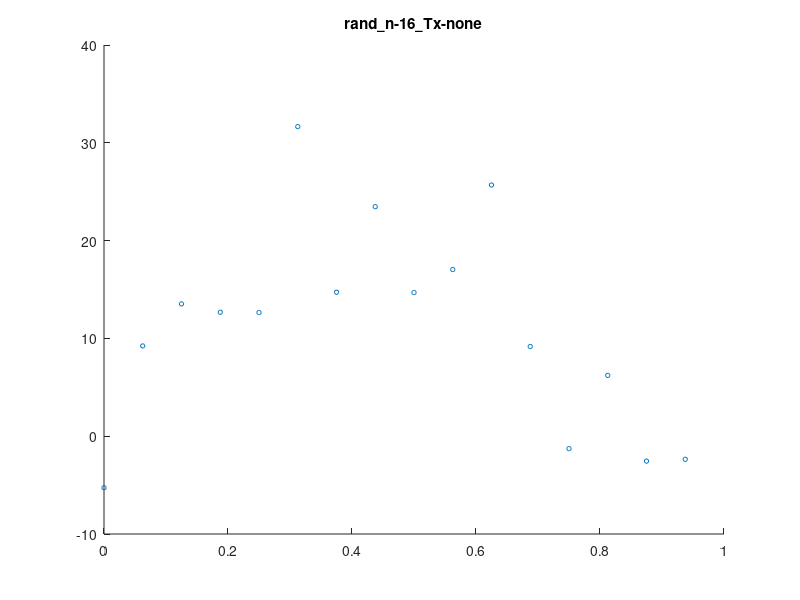
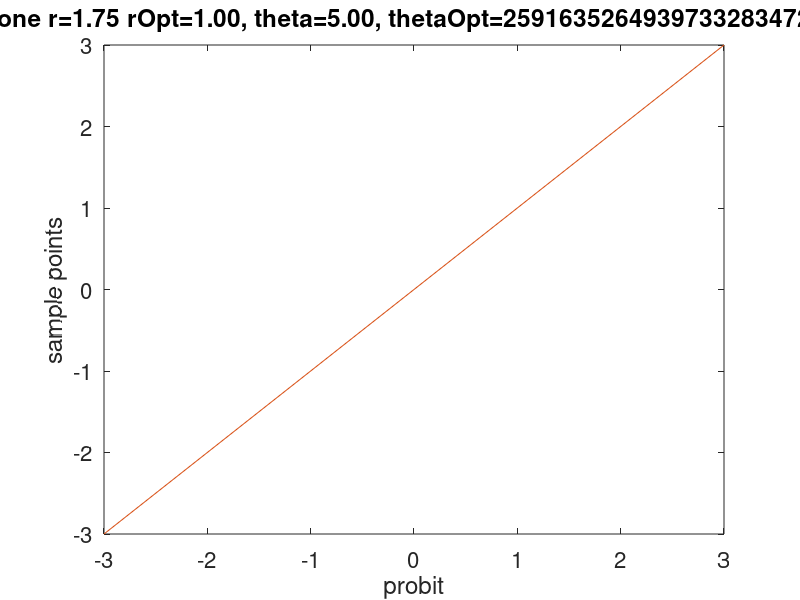
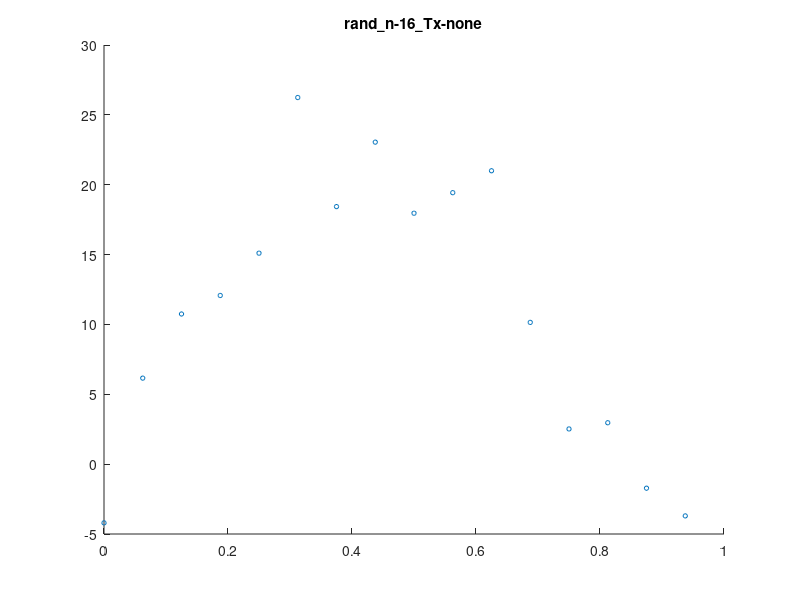
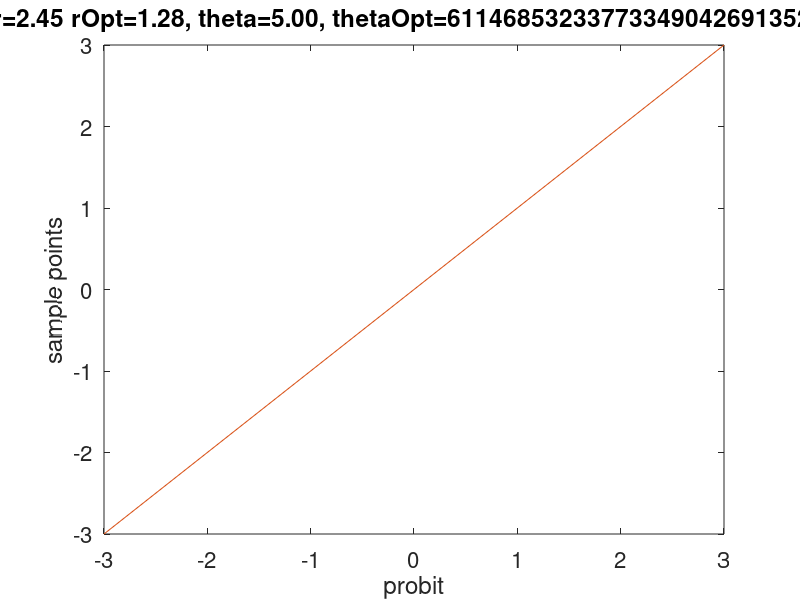

Write the MATLAB code that produced these figures, in order.
%
% Minimum working example to test Gaussian diagnostics idea
%
function MWE_gaussian_diagnostics()

format short
close all

fNames = {'ExpCos','Keister','rand'};
ptransforms = {'C1','C1sin', 'none'};
fName = fNames{3};
ptransform = ptransforms{3};

npts = 2^4;  % max 14
dim = 1;
rVec = [1.75 2.45 3.15]; %vector of possible r values
theta = 5;
for r=rVec
  
  %parameters for random function
  rfun = r/2;
  f_mean = 3;
  f_std_a = 8;
  f_std_b = 5;
  
  shift = rand(1,dim);
  
  [~,xlat] = simple_lattice_gen(npts,dim,shift,true);
  
  if strcmp(fName,'ExpCos')
    integrand = @(x) exp(sum(cos(2*pi*x), 2));
  elseif strcmp(fName, 'Keister')
    integrand = @(x) keisterFunc(x,dim,1/sqrt(2)); % a=0.8
  elseif strcmp(fName, 'rand')
    integrand = @(x) f_rand(x,rfun,theta, f_mean,f_std_a,f_std_b);
  else
    error('Invalid function name')
  end
  
  integrand_p = doPeriodTx(integrand, ptransform);
  
  y = integrand_p(xlat); %function data
  ftilde = fft(y); %fourier coefficients
  ftilde(1) = 0;  % ftilde = \mV^H(\vf - m \vone), subtract mean
  if dim==1
    hFigIntegrand = figure; scatter(xlat, y, 10)
    title(sprintf('%s_n-%d_Tx-%s', ...
      fName, npts, ptransform), 'interpreter','none')
    saveas(hFigIntegrand, sprintf('%s_n-%d_Tx-%s_rFun-%1.2f.png', ...
      fName, npts, ptransform, rfun))
  end
  
  if 0
%     lnaMLE_opt = fminsearch(@(lna) ...
%       ObjectiveFunction(exp(lna),r,xlat,(ftilde)), ...
%       0,optimset('TolX',1e-2));
%     thetaOpt = exp(lnaMLE_opt)
  else
    if 0
%       thetaOpt = 1;
%       ln_rOpt = fminsearch(@(lnr) ...
%         ObjectiveFunction(thetaOpt,1+exp(lnr),xlat,(ftilde)), ...
%         0,optimset('TolX',1e-2));
%       rOpt = 1 + exp(ln_rOpt)
%       r = rOpt;
    else %search for optimal kernel parameters
      lnParamsOpt = fminsearch(@(lnParams) ...
        ObjectiveFunction(exp(lnParams(1)),1+exp(lnParams(2)),xlat,(ftilde)), ...
        [0,0],optimset('TolX',1e-2));
      thetaOpt = exp(lnParamsOpt(1));
      rOpt = 1 + exp(lnParamsOpt(2));
    end
  end
  
  % lambda1 = kernel(r, xlat_, thetaOpt);
  vlambda = kernel2(rOpt, xlat, thetaOpt);
  s = sqrt(sum(abs(ftilde(2:end).^2)./vlambda(2:end))/(npts^2));
  vlambda = (s^2)*vlambda;

  % apply transform
  % $\vZ = \frac 1n \mV \mLambda^{-\frac 12} \mV^H(\vf - m \vone)$
  % ifft also includes 1/n division
  vz = ifft(ftilde./sqrt(vlambda));
  vz_real = real(vz);  % vz must be real as intended by the transformation 

  % create_plots('normplot')
  create_plots('qqplot', vz_real, fName, npts, ptransform, r, rOpt, theta, thetaOpt)
  
  % Shapiro-Wilk test
  %   [H, pValue, W] = swtest(w_ftilde);
  %   Hval='true';
  %   if H==true
  %     Hval='false';
  %   end
  %   fprintf('Shapiro-Wilk test: Normal=%s, pValue=%1.3f, W=%1.3f\n', Hval, pValue, W);
end

end

function create_plots(type, vz_real, fName, npts, ptransform, r, rOpt, theta, thetaOpt)
hFigNormplot = figure();
set(hFigNormplot,'defaultaxesfontsize',16, ...
  'defaulttextfontsize',16, ... %make font larger
  'defaultLineLineWidth',0.75, 'defaultLineMarkerSize',8)
if strcmp(type, 'normplot')
  normplot(vz_real)
else
  qqplot(vz_real); hold on
  plot([-3 3], [-3 3],'-')
end

title(sprintf('%s n=%d Tx=%s r=%1.2f rOpt=%1.2f, theta=%1.2f, thetaOpt=%1.2f', ...
       fName, npts, ptransform, r, rOpt, theta, thetaOpt))
saveas(hFigNormplot, sprintf('%s_%s_n-%d_Tx-%s_rOpt-%1.3f.png', ...
       type, fName, npts, ptransform, r))
end

% gaussian random function
function fval = f_rand(xpts, rfun, theta, a, b, c)
% a = sqrt(2 * factorial(2*rfun))/((2*pi)^rfun);
% theta = (2 * factorial(rfun))/((2*pi)^rfun);
% a = 8;
% b = 5;

rng(202326) % initialize random number generator for reproducability
N = 2^(15);
f_c = a*randn(1, N);
f_s = a*randn(1, N);
f_0 = b*randn(1, 1) + c;
kvec = (1:N);
argx = @(x) 2*pi*x*kvec;
f_c_ = @(x)(f_c./kvec.^(rfun)).*cos(argx(x));
f_s_ = @(x)(f_s./kvec.^(rfun)).*sin(argx(x));
f_ran = @(x) f_0 + sqrt(theta)*sum(f_c_(x)+ f_s_(x),2) ; %
fval = f_ran(xpts);
% figure; plot(fval, '.')
end

function Lambda = kernel(r, xun, theta)
constMult =  -(-1)^(r/2)*((2*pi)^r)/(2*factorial(r));
if r == 2
  bernPoly = @(x)(-x.*(1-x) + 1/6);
elseif r == 4
  bernPoly = @(x)( ( (x.*(1-x)).^2 ) - 1/30);
else
  error('Bernoulli order=%d not implemented !', r);
end
kernelFunc = @(x) bernPoly(x);

temp_ = bsxfun(@times, (theta)*constMult, kernelFunc(xun));
C1 = prod(1 + temp_, 2);

% matlab's builtin fft is much faster and accurate
% eigenvalues must be real : Symmetric pos definite Kernel
Lambda = real(fft(C1));

end

function vlambda = kernel2(r, xun, theta)
constMult = 1/2;
kernelFunc = @(x) truncated_series_kernel(x,r);
        
temp_ = bsxfun(@times, (theta)*constMult, kernelFunc(xun));
C1 = prod(1 + temp_, 2);

% matlab's builtin fft is much faster and accurate
% eigenvalues must be real : Symmetric pos definite Kernel
vlambda = real(fft(C1));
end

function g = truncated_series(N, r)
tilde_g_0 = 0;
m = 1:(-1 + N/2);
tilde_g_h1 = N./abs(m).^(r);
m = (N/2):(-1 + N);
tilde_g_h2 = N./abs(N-m).^(r);
tilde_g = [tilde_g_0 tilde_g_h1 tilde_g_h2];
g = ifft(tilde_g)';
end

function c = truncated_series_kernel(x,r)
n = size(x, 1);
g = truncated_series(n,r);
c = g(1 + x*n);
end

function [loss,Lambda,RKHSnorm] = ObjectiveFunction(theta,order,xun,ftilde)

n = length(ftilde);
% [Lambda, Lambda_ring] = kernel(xun,obj.kernType,a,obj.order,...
%   obj.avoidCancelError);
arbMean = true;
[Lambda] = kernel2(order, xun, theta);

% compute RKHSnorm
temp = abs(ftilde(Lambda~=0).^2)./(Lambda(Lambda~=0)) ;

% compute loss: MLE
if arbMean==true
  RKHSnorm = sum(temp(2:end))/n;
  temp_1 = sum(temp(2:end));
else
  RKHSnorm = sum(temp)/n;
  temp_1 = sum(temp);
end

% ignore all zero eigenvalues
loss1 = sum(log(Lambda(Lambda~=0)))/n;
loss2 = log(temp_1);
loss = (loss1 + loss2);
fprintf('loss1 %1.3f loss2 %1.3f loss %1.3f r %1.3ea %1.3e\n', loss1, loss2, loss, order, theta)

end

function f = doPeriodTx(fInput, ptransform)

if strcmp(ptransform,'Baker')
  f=@(x) fInput(1-2*abs(x-1/2)); % Baker's transform
elseif strcmp(ptransform,'C0')
  f=@(x) fInput(3*x.^2-2*x.^3).*prod(6*x.*(1-x),2); % C^0 transform
elseif strcmp(ptransform,'C1')
  % C^1 transform
  f=@(x) fInput(x.^3.*(10-15*x+6*x.^2)).*prod(30*x.^2.*(1-x).^2,2);
elseif strcmp(ptransform,'C1sin')
  % Sidi C^1 transform
  f=@(x) fInput(x-sin(2*pi*x)/(2*pi)).*prod(2*sin(pi*x).^2,2);
elseif strcmp(ptransform,'C2sin')
  % Sidi C^2 transform
  psi3 = @(t) (8-9*cos(pi*t)+cos(3*pi*t))/16;
  psi3_1 = @(t) (9*sin(pi*t)*pi- sin(3*pi*t)*3*pi)/16;
  f=@(x) fInput(psi3(x)).*prod(psi3_1(x),2);
elseif strcmp(ptransform,'C3sin')
  % Sidi C^3 transform
  psi4 = @(t) (12*pi*t-8*sin(2*pi*t)+sin(4*pi*t))/(12*pi);
  psi4_1 = @(t) (12*pi-8*cos(2*pi*t)*2*pi+sin(4*pi*t)*4*pi)/(12*pi);
  f=@(x) fInput(psi4(x)).*prod(psi4_1(x),2);
elseif strcmp(ptransform,'none')
  % do nothing
  f=@(x) fInput(x);
else
  error('Error: Periodization transform %s not implemented', ptransform);
end

end


function [xlat,xpts_un,xlat_un,xpts] = simple_lattice_gen(n,d,shift,firstBatch)
gen_vec = [1, 433461, 315689, 441789, 501101, 146355, 88411, 215837, 273599 ...
  151719, 258185, 357967, 96407, 203741, 211709, 135719, 100779, ...
  85729, 14597, 94813, 422013, 484367]; %generator
z = gen_vec(1:d);

nmax = n;
nmin = 1 + n/2;
if firstBatch==true
  nmin = 1;
end
nelem=nmax-nmin+1;

if firstBatch==true
  brIndices=vdc(nelem)';
  xpts_un=mod(bsxfun(@times,(0:1/n:1-1/n)',z),1); % unshifted in direct order
else
  brIndices=vdc(nelem)'+1/(2*(nmin-1));
  xpts_un=mod(bsxfun(@times,(1/n:2/n:1-1/n)',z),1); % unshifted in direct order
  
end
xpts = mod(bsxfun(@plus,xpts_un,shift),1);  % shifted in direct order

xlat_un = mod(bsxfun(@times,brIndices',z),1);  % unshifted
xlat = mod(bsxfun(@plus,xlat_un,shift),1);  % shifted in VDC order
end

% van der Corput sequence in base 2
function q = vdc(n)
if n>1
  k=log2(n); % We compute the VDC seq part by part of power 2 size
  q=zeros(2^k,1);
  for l=0:k-1
    nl=2^l;
    kk=2^(k-l-1);
    ptind=repmat([false(nl,1);true(nl,1)],kk,1);
    q(ptind)=q(ptind)+1/2^(l+1);
  end
else
  q=0;
end
end
